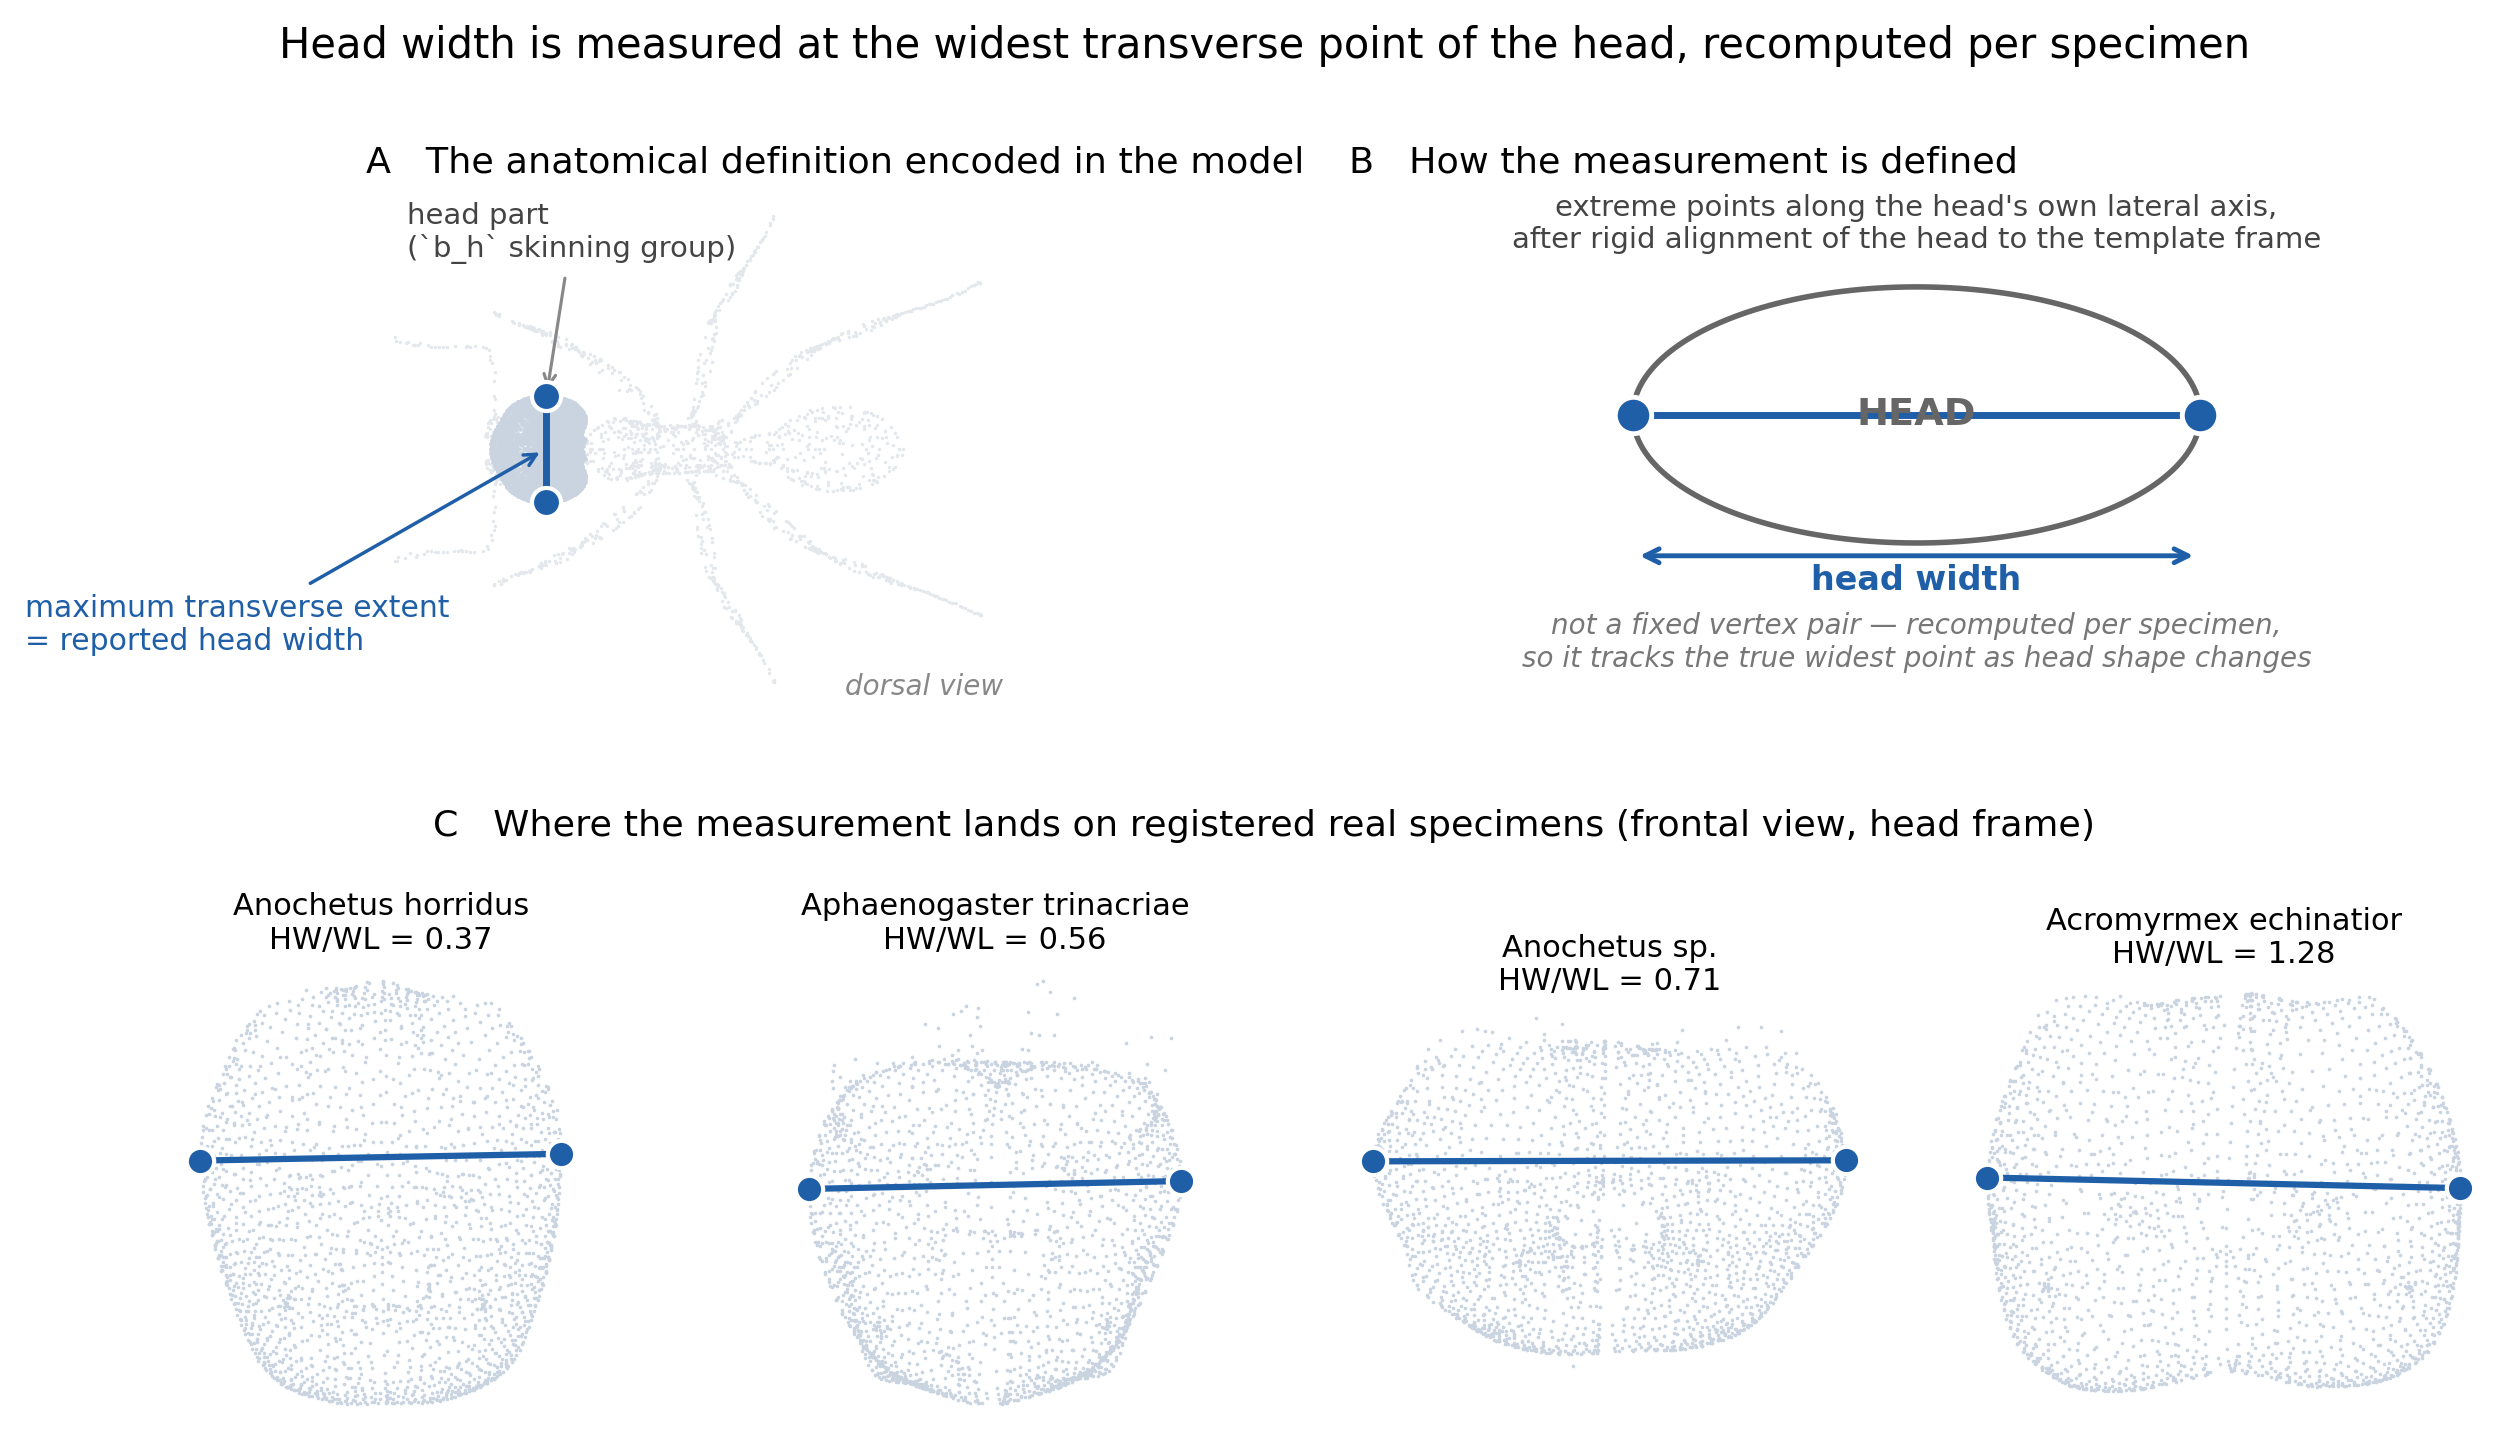

Write Python code to recreate this figure.
"""FIGURE 2 -- what head width actually IS, and where it lands on real specimens.

Answers Fabian's question directly: "are you measuring at the correct, widest point on the head?"

HONEST NOTE, and the reason this figure is not a picture of added joints: the production head width
is TRAITS["HW"] = ("ext", ("b_h", 0)) -- the MAXIMUM transverse extent of the head part after rigid
alignment to the template's head frame. The `b_h_l`/`b_h_r` reporter bones from the Atta
head-width replication are NOT joints in the production model (which has only `b_h`) and are not
what M2/M3/M4 or the WOLO figure measure. This figure therefore shows the real measurement locus:
the two head vertices that realise the maximum.
"""
import os, sys, json
import numpy as np
import matplotlib; matplotlib.use("Agg")
import matplotlib.pyplot as plt

REPO = os.path.dirname(os.path.dirname(os.path.dirname(os.path.dirname(os.path.abspath(__file__)))))
sys.path[:0] = [REPO, f"{REPO}/diagnostics/groundtruth", f"{REPO}/diagnostics/morphometrics",
                f"{REPO}/diagnostics/morphometric_validation"]
os.environ.setdefault("SMILIFY_SMAL_FILE", "3D_model_prep/OmniAnt_25PCs_joint_limited.pkl")
os.environ.setdefault("SMILIFY_COUPLE_JOINT_BLENDSHAPES", "0")
from measure import load_model, kabsch, body_frame
from mv_framework import forward_pair
import glob

FIG = os.path.dirname(os.path.abspath(__file__))
BLUE, RED, GREY = "#1f5fa8", "#c0392b", "#9aa0a6"


def head_extent_points(verts, M):
    """Return, per specimen, the two head vertices realising the max transverse extent, in the
    template's head frame -- i.e. exactly the pair whose separation IS the reported HW."""
    V0, jn = M["v_template"], M["jnames"]
    idx = np.where(M["dominant"] == jn.index("b_h"))[0]
    ax = body_frame(M)[0]
    T = V0[idx] - V0[idx].mean(0)
    out = []
    for i in range(len(verts)):
        P = verts[i][idx]
        Pc = P - P.mean(0)
        R = kabsch(Pc, T)
        Q = Pc @ R
        proj = Q @ ax
        a, b = int(proj.argmax()), int(proj.argmin())
        out.append((idx[a], idx[b], Q, proj, R, P.mean(0), float(proj[a] - proj[b])))
    return idx, out


def draw_head(ax, Q, proj, ia_local, ib_local, title, bf, color=BLUE, show_axis=True):
    """Frontal view: horizontal = the LATERAL body axis, vertical = dorsoventral.
    These are body_frame rows, not raw coordinate axes -- projecting on raw axes puts both
    extent points on top of each other, which is wrong."""
    x, y = Q @ bf[0], Q @ bf[2]
    ax.scatter(x, y, s=1.1, color="#c9d4e0", lw=0, zorder=1)
    ax.plot([x[ia_local], x[ib_local]], [y[ia_local], y[ib_local]], color=color, lw=1.8, zorder=3)
    ax.scatter([x[ia_local], x[ib_local]], [y[ia_local], y[ib_local]], s=62, color=color,
               edgecolor="white", lw=1.2, zorder=5)
    ax.set_aspect("equal"); ax.axis("off")
    ax.set_title(title, fontsize=8.8, pad=3)


def main():
    M = load_model()
    idx, _ = head_extent_points(M["v_template"][None], M)

    # --- real specimens
    f0 = sorted(glob.glob(f"{REPO}/diagnostics/moonshot/runs/M4_W*/Stage_3_deform_fine.npz"))[0]
    obs, _c, labels = forward_pair(f0)
    d = json.load(open(f"{os.path.dirname(FIG)}/out/m4a_admissible_set.json"))
    adm = {r["specimen"]: r for r in d["per_specimen"]}
    # pick 4 admissible specimens spanning the HW/WL range present in this chunk
    cands = [(i, l) for i, l in enumerate(labels) if l in adm and adm[l]["HW_admissible"]]
    cands.sort(key=lambda t: adm[t[1]]["HW_WL"])
    pick = [cands[1], cands[len(cands)//3], cands[2*len(cands)//3], cands[-2]]
    sel = np.array([p[0] for p in pick])
    _, info = head_extent_points(obs[sel], M)

    fig = plt.figure(figsize=(12.2, 6.4))
    gs = fig.add_gridspec(2, 4, height_ratios=[1.1, 1], hspace=0.52, wspace=0.18)

    # ---------- Panel A: the template head, and the measured axis
    axA = fig.add_subplot(gs[0, 0:2])
    _, tinfo = head_extent_points(M["v_template"][None], M)
    ia, ib, Q, proj, *_ = tinfo[0]
    la, lb = int(proj.argmax()), int(proj.argmin())
    # whole body in grey, head in colour
    V0 = M["v_template"]
    bf = body_frame(M)
    # DORSAL view: horizontal = antero-posterior, vertical = lateral, so head WIDTH is visible.
    AX, LA = V0 @ bf[1], V0 @ bf[0]
    axA.scatter(AX[::5], LA[::5], s=1.0, color="#e4e8ec", lw=0)
    axA.scatter(AX[idx], LA[idx], s=1.8, color="#c9d4e0", lw=0)
    pax, pal = AX[[ia, ib]], LA[[ia, ib]]
    axA.plot(pax, pal, color=BLUE, lw=2.0, zorder=4)
    axA.scatter(pax, pal, s=70, color=BLUE, edgecolor="white", lw=1.2, zorder=5)
    axA.annotate("head part\n(`b_h` skinning group)", xy=(AX[idx].mean(), LA[idx].max()),
                 xytext=(-40, 40), textcoords="offset points", fontsize=8.4, color="#444",
                 arrowprops=dict(arrowstyle="->", color="#888", lw=0.9))
    axA.annotate("maximum transverse extent\n= reported head width",
                 xy=(pax.mean(), pal.mean()),
                 xytext=(-150, -58), textcoords="offset points", fontsize=8.6, color=BLUE,
                 arrowprops=dict(arrowstyle="->", color=BLUE, lw=1.0))
    axA.text(0.99, 0.02, "dorsal view", transform=axA.transAxes, ha="right", fontsize=8,
             color="#888", style="italic")
    axA.set_aspect("equal"); axA.axis("off")
    axA.set_title("A   The anatomical definition encoded in the model", fontsize=10.5, loc="left")

    # ---------- Panel B: schematic
    axB = fig.add_subplot(gs[0, 2:4]); axB.axis("off")
    axB.set_xlim(0, 10); axB.set_ylim(0, 6)
    th = np.linspace(0, 2*np.pi, 200)
    axB.plot(5 + 2.5*np.cos(th), 3.4 + 1.5*np.sin(th), color="#666", lw=1.6)
    axB.text(5, 3.4, "HEAD", ha="center", va="center", fontsize=11, color="#666", weight="bold")
    axB.plot([2.5, 7.5], [3.4, 3.4], color=BLUE, lw=2.0)
    for xx in (2.5, 7.5):
        axB.scatter([xx], [3.4], s=110, color=BLUE, edgecolor="white", lw=1.4, zorder=5)
    axB.annotate("", xy=(2.5, 1.75), xytext=(7.5, 1.75),
                 arrowprops=dict(arrowstyle="<->", color=BLUE, lw=1.4))
    axB.text(5, 1.35, "head width", ha="center", fontsize=9.6, color=BLUE, weight="bold")
    axB.text(5, 5.35, "extreme points along the head's own lateral axis,\n"
                      "after rigid alignment of the head to the template frame",
             ha="center", fontsize=8.4, color="#444")
    axB.text(5, 0.45, "not a fixed vertex pair — recomputed per specimen,\n"
                      "so it tracks the true widest point as head shape changes",
             ha="center", fontsize=8.0, color="#777", style="italic")
    axB.set_title("B   How the measurement is defined", fontsize=10.5, loc="left")

    # ---------- Panel C: real registered specimens
    for k, (i_sel, (ia, ib, Q, proj, R, cen, ext)) in enumerate(zip(sel, info)):
        axC = fig.add_subplot(gs[1, k])
        lab = labels[i_sel]
        draw_head(axC, Q, proj, int(proj.argmax()), int(proj.argmin()),
                  f"{lab.split('_CASENT')[0].replace('_',' ')}\nHW/WL = {adm[lab]['HW_WL']:.2f}",
                  body_frame(M))
    fig.text(0.5, 0.478, "C   Where the measurement lands on registered real specimens "
                         "(frontal view, head frame)",
             fontsize=10.5, ha="center")
    fig.suptitle("Head width is measured at the widest transverse point of the head, "
                 "recomputed per specimen", fontsize=12, y=0.985)
    p = f"{FIG}/fig02_headwidth_anatomy.png"
    fig.savefig(p, dpi=250, bbox_inches="tight"); fig.savefig(p.replace(".png", ".pdf"), bbox_inches="tight")
    print("wrote", p)
    for lab, (_, _, _, _, _, _, ext) in zip([labels[i] for i in sel], info):
        print(f"   {lab:44s} extent={ext:.4f}")


if __name__ == "__main__":
    main()
